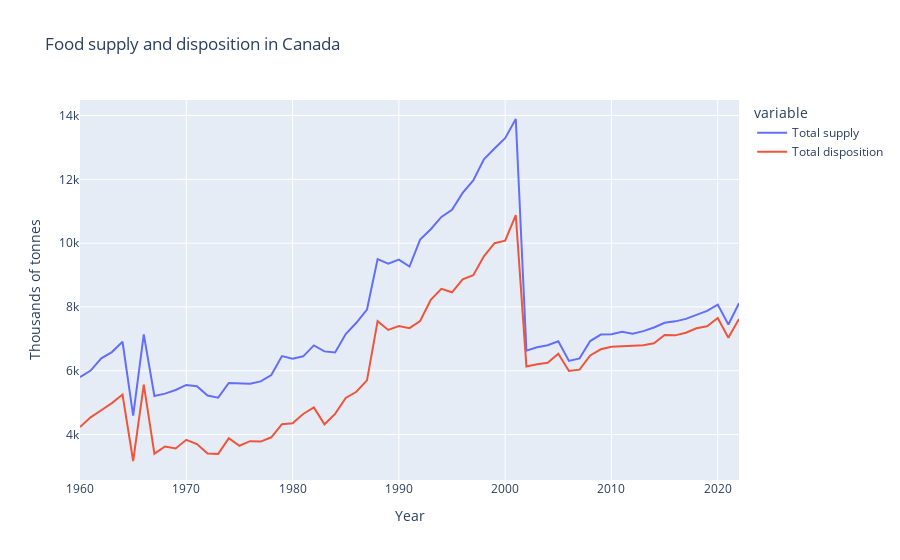

Write notebook code for a chart like this one.
### Markdown cell above
We can now try our line graphs again. The numbers will be much lower, but our data won't have holes in it anymore. Note that we could have easily filtered out this gappy data in other ways. For example, instead of omitting rows that had a missing cell in any column, we could have eliminated columns we were uninterested in first; that might leave us with more data. We might return to this later on. For now:

### Code cell
# Muliple-line graph on cleaner data

fig = px.line(df_years_2, x=df_years_2.index, y=['Total supply', 'Total disposition'],
              title='Food supply and disposition in Canada', labels={'value': 'Thousands of tonnes'})
fig.show()

### Figure 1 — Plotly figure (JSON) as saved in the notebook; plotly's stock layout.template omitted (floating-point values rounded to 4 significant figures)
{"data": [{"hovertemplate": "variable=Total supply<br>Year=%{x}<br>Thousands of tonnes=%{y}<extra></extra>", "legendgroup": "Total supply", "line": {"color": "#636efa", "dash": "solid"}, "marker": {"symbol": "circle"}, "mode": "lines", "name": "Total supply", "orientation": "v", "showlegend": true, "type": "scatter", "x": [1960, 1961, 1962, 1963, 1964, 1965, 1966, 1967, 1968, 1969, 1970, 1971, 1972, 1973, 1974, 1975, 1976, 1977, 1978, 1979, 1980, 1981, 1982, 1983, 1984, 1985, 1986, 1987, 1988, 1989, 1990, 1991, 1992, 1993, 1994, 1995, 1996, 1997, 1998, 1999, 2000, 2001, 2002, 2003, 2004, 2005, 2006, 2007, 2008, 2009, 2010, 2011, 2012, 2013, 2014, 2015, 2016, 2017, 2018, 2019, 2020, 2021, 2022], "xaxis": "x", "y": [5796.0, 6004.0, 6390.0, 6584.0, 6908.0, 4591.0, 7141.0, 5208.0, 5281.0, 5396.0, 5554.0, 5513.0, 5221.0, 5157.0, 5616.0, 5598.0, 5591.0, 5667.0, 5866.0, 6460.0, 6375.0, 6451.0, 6793.0, 6606.0, 6572.0, 7150.0, 7503.0, 7917.0, 9498.0, 9354.0, 9481.0, 9266.0, 10110.0, 10430.0, 10820.0, 11050.0, 11570.0, 11960.0, 12620.0, 12970.0, 13290.0, 13890.0, 6626.0, 6738.0, 6800.0, 6925.0, 6306.0, 6387.0, 6931.0, 7132.0, 7142.0, 7221.0, 7161.0, 7240.0, 7355.0, 7502.0, 7548.0, 7625.0, 7755.0, 7873.0, 8071.0, 7449.0, 8116.0], "yaxis": "y"}, {"hovertemplate": "variable=Total disposition<br>Year=%{x}<br>Thousands of tonnes=%{y}<extra></extra>", "legendgroup": "Total disposition", "line": {"color": "#EF553B", "dash": "solid"}, "marker": {"symbol": "circle"}, "mode": "lines", "name": "Total disposition", "orientation": "v", "showlegend": true, "type": "scatter", "x": [1960, 1961, 1962, 1963, 1964, 1965, 1966, 1967, 1968, 1969, 1970, 1971, 1972, 1973, 1974, 1975, 1976, 1977, 1978, 1979, 1980, 1981, 1982, 1983, 1984, 1985, 1986, 1987, 1988, 1989, 1990, 1991, 1992, 1993, 1994, 1995, 1996, 1997, 1998, 1999, 2000, 2001, 2002, 2003, 2004, 2005, 2006, 2007, 2008, 2009, 2010, 2011, 2012, 2013, 2014, 2015, 2016, 2017, 2018, 2019, 2020, 2021, 2022], "xaxis": "x", "y": [4235.0, 4538.0, 4762.0, 4985.0, 5253.0, 3170.0, 5567.0, 3400.0, 3625.0, 3564.0, 3834.0, 3703.0, 3402.0, 3394.0, 3886.0, 3648.0, 3792.0, 3778.0, 3913.0, 4326.0, 4353.0, 4645.0, 4849.0, 4321.0, 4647.0, 5145.0, 5340.0, 5697.0, 7554.0, 7278.0, 7399.0, 7333.0, 7559.0, 8222.0, 8566.0, 8457.0, 8863.0, 8997.0, 9587.0, 9998, 10080.0, 10880.0, 6132.0, 6206.0, 6247.0, 6531.0, 5991.0, 6035.0, 6481.0, 6672.0, 6748.0, 6775.0, 6782.0, 6798.0, 6863.0, 7120.0, 7109.0, 7189.0, 7329.0, 7393.0, 7650, 7033.0, 7625.0], "yaxis": "y"}], "layout": {"legend": {"title": {"text": "variable"}, "tracegroupgap": 0}, "title": {"text": "Food supply and disposition in Canada"}, "xaxis": {"anchor": "y", "domain": [0, 1], "title": {"text": "Year"}}, "yaxis": {"anchor": "x", "domain": [0, 1], "title": {"text": "Thousands of tonnes"}}}}
